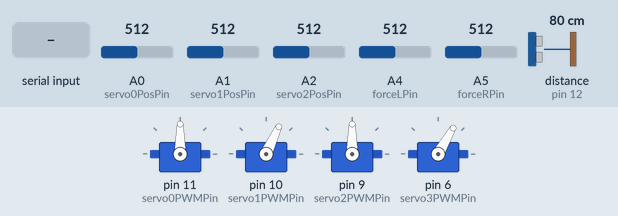
A sketch run on a simulated Arduino Uno, built with avr-gcc and run on an emulated ATmega328P. On the bench: 4 × servo. Inputs (shaded band) come from the test bench; at power-on: A0 (servo0PosPin) = 512, A1 (servo1PosPin) = 512, A2 (servo2PosPin) = 512, A4 (forceLPin) = 512, A5 (forceRPin) = 512, distance to the obstacle (sensor on pin 12) 80 cm. The echo pulse lasts 58.3 µs per cm; what the sketch prints to the serial monitor is not drawn.

Above: at 1.2 s.
1.3 s: "0\n" received over Serial
At 3.24 s:
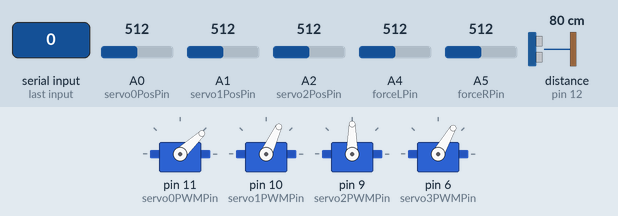
4.3 s: "1,90,45\n" received over Serial
At 7.1 s:
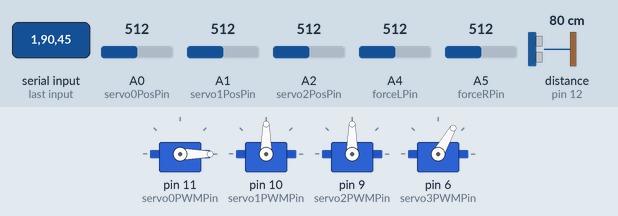
7.3 s: "2\n" received over Serial
At 10.2 s:
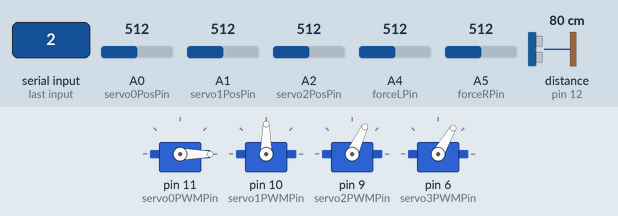
10.3 s: "1\n" received over Serial
At 14.0 s:
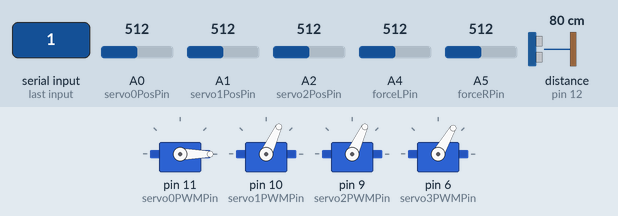
Timing chart, 0 to 14.3 s (numbered marks = the images above; inputs shaded):
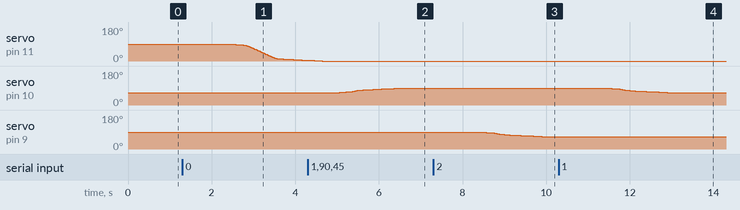

Measured:
- after the input at 1.3 s, servo on pin 11 (servo0PWMPin): moves from 90° to 4° over 1.8 s, starting after 1.1 s
- after the input at 4.3 s, servo on pin 10 (servo1PWMPin): moves from 65° to 90° over 1.6 s, starting after 0.68 s
- after the input at 7.3 s, servo on pin 9 (servo2PWMPin): moves from 90° to 65° over 1.6 s, starting after 1.1 s
- after the input at 10.3 s, servo on pin 10 (servo1PWMPin): moves from 90° to 65° over 1.6 s, starting after 1.1 s

The sketch:

robot_arm_test_script.ino
```cpp
/**
 *             robot_arm_test_script.ino
 * Purpose:    Quick and dirty scripts to test parts of my project robot.
 *
 * @author:    Tyler Lucas
 * Student ID: 3305203
 * Date:       September 28, 2017
 * Version     0.1
 *
 * References: N/A
 *
 */


#include <Servo.h>  // servo library

#define sonarTrigPin 13
#define sonarEchoPin 12
#define servo0PWMPin 11
#define servo1PWMPin 10
#define servo2PWMPin 9
#define servo3PWMPin 6
#define forceLVccPin 5
#define forceRVccPin 4
#define servo0PosPin A0
#define servo1PosPin A1
#define servo2PosPin A2
#define servo3PosPin A3
#define forceLPin A4
#define forceRPin A5

Servo servo[4];  // servo control objects
int angles[4] = { 90, 65, 90, 60 };   // initial angles
int servoPosPin[4] = { servo0PosPin, servo1PosPin, servo2PosPin, servo3PosPin };

void setup()
{
  servo[0].attach( servo0PWMPin );   // swivel
  servo[1].attach( servo1PWMPin );   // boom
  servo[2].attach( servo2PWMPin );   // pincher
  servo[3].attach( servo3PWMPin );   // main arm
  for ( int n=0; n<4; n++ )
    servo[n].write( angles[n] );

  pinMode(sonarTrigPin, OUTPUT);
  pinMode(sonarEchoPin, INPUT);

  pinMode(servo0PosPin, INPUT);
  pinMode(servo1PosPin, INPUT);
  pinMode(servo2PosPin, INPUT);
  pinMode(servo3PosPin, INPUT);

  pinMode(forceLPin, INPUT);
  pinMode(forceRPin, INPUT);

  pinMode(forceLVccPin, OUTPUT);
  digitalWrite(forceLVccPin, LOW);
  pinMode(forceLVccPin, OUTPUT);
  digitalWrite(forceRVccPin, LOW);

  Serial.begin(9600);
}

void loop()
{
  Serial.print("Force sensor values: [L: ");
  Serial.print( readForceSensor(forceLVccPin, forceLPin) );
  Serial.print("] [R: ");
  Serial.print( readForceSensor(forceRVccPin, forceRPin) );
  Serial.println("]");

  Serial.println();

  Serial.print("Servo #");
  int servo_num = -1;
  while ( servo_num < 0 || servo_num > 3 )
  {
    while ( Serial.available() == 0 ) { }
    servo_num = Serial.parseInt();
    if ( servo_num < 0 || servo_num > 3 )
      Serial.print("\n Umm.. nope. Try again.\nServo #");
  }
  Serial.println( servo_num );

  Serial.print("Angle: ");
  while ( Serial.available() == 0 ) { }
  int angle = Serial.parseInt();
  Serial.println( angle );

  angle = constrain_servo_angle(servo_num, angle);

  Serial.print("Setting servo #");
  Serial.print( servo_num );
  Serial.print(" to ");
  Serial.print( angle );
  Serial.println(" degrees.");

  go_to(servo_num, angle);

  Serial.print("Servo #");
  Serial.print( servo_num );
  Serial.print(" set to ");
  Serial.print( angles[servo_num] );
  Serial.println(" degrees.");

  Serial.print("Measured angle (raw): ");
  Serial.println( analogReadAverage( servoPosPin[servo_num], 10 ) );

  Serial.println();
  Serial.print("Sonar reading: ");
  Serial.print( readSonar() );
  Serial.println(" mm");
}

int constrain_servo_angle(int servo_number, int input_angle)
{
  switch ( servo_number )
  {
  case 0: return constrain(input_angle, 0, 180);
  case 1:
    if (angles[3] < 60)
      return constrain(input_angle, formulaZ(angles[3]), formulaA(angles[3]));
    else if (angles[3] >= 60 && angles[3] < 70)
      return constrain(input_angle, formulaY(angles[3]), formulaB(angles[3]));
    else if (angles[3] >= 70 && angles[3] < 80)
      return constrain(input_angle, formulaY(angles[3]), formulaC(angles[3]));
    else if (angles[3] >= 80 && angles[3] < 100)
      return constrain(input_angle, formulaX(angles[3]), formulaC(angles[3]));
    else if (angles[3] >= 100 && angles[3] < 110)
      return constrain(input_angle, formulaX(angles[3]), formulaD(angles[3]));
    else if (angles[3] >= 110 && angles[3] < 120)
      return constrain(input_angle, formulaW(angles[3]), formulaE(angles[3]));
    else if (angles[3] >= 120 && angles[3] < 140)
      return constrain(input_angle, formulaV(angles[3]), formulaE(angles[3]));
    else if (angles[3] >= 140)
      return constrain(input_angle, formulaU(angles[3]), formulaE(angles[3]));
    else
      return -1;
  case 2: return constrain(input_angle, 65, 140);
  case 3: return constrain(input_angle, 60, 140);
  default: return -1;
  }
}

int formulaA(int angle) { return 140; }
int formulaB(int angle) { return 140 + (angle - 60) * (135-140)/(70-60); }
int formulaC(int angle) { return 135; }
int formulaD(int angle) { return 135 + (angle - 100) * (130-135)/(110-100); }
int formulaE(int angle) { return 130; }
int formulaZ(int angle) { return 65; }
int formulaY(int angle) { return 65 + (angle - 60) * (54-65)/(80-60); }
int formulaX(int angle) { return 54 + (angle - 80) * (20-54)/(110-80); }
int formulaW(int angle) { return 20 + (angle - 110) * (25-20)/(120-110); }
int formulaV(int angle) { return 25 + (angle - 120) * (18-25)/(140-120); }
int formulaU(int angle) { return 18; }

int constrain_servo_angle_conservatively(int servo_number, int input_angle)
{
  switch ( servo_number )
  {
  case 0: return constrain(input_angle, 15, 165);
  case 1: return constrain(input_angle, 65, 130);
  case 2: return constrain(input_angle, 65, 140);
  case 3: return constrain(input_angle, 60, 140);
  default: return -1;
  }
}

/*
 * Increments towards the intended angle, keeping other angles in valid ranges.
 */
void go_towards(int servo_number, int angle)
{
  angle = constrain_servo_angle(servo_number, angle);

  int diff = angle - angles[servo_number];
  int dir;
  if (diff == 0)
    dir = 0;
  else
    dir = diff / abs(diff);

  angles[servo_number] += dir;
  servo[servo_number].write( angles[servo_number] );

  if ( servo_number == 3)
  {
    angles[(servo_number + 2) % 4] = constrain_servo_angle((servo_number + 2) % 4, angles[(servo_number + 2) % 4]);
    servo[(servo_number + 2) % 4].write( angles[(servo_number + 2) % 4] );
  }

//  if ( angles[servo_number] % 15 == 0 )
//    Serial.print(angles[servo_number]);
}

void go_to(int servo_number, int angle)
{
  int min_delay_time = 10, max_delay_time = 100, delay_time = max_delay_time;

  int previous_angle;
  do {
    previous_angle = angles[servo_number];

    delay(delay_time);

    go_towards(servo_number, angle);

    if ( abs(angle - angles[servo_number]) > 15 && delay_time > min_delay_time )
      delay_time -= min_delay_time;
    else if ( abs(angle - angles[servo_number]) <= 15 && delay_time < max_delay_time)
      delay_time += min_delay_time;
  } while ( previous_angle - angles[servo_number] != 0 );
}

double readSonar()
{
  long duration;

  digitalWrite(sonarTrigPin, LOW);
  delayMicroseconds(2);
  digitalWrite(sonarTrigPin, HIGH);
  delayMicroseconds(10);
  digitalWrite(sonarTrigPin, LOW);

  duration = pulseIn(sonarEchoPin, HIGH);
  return 0.146 * duration - 23.843;  // returns in mm
}

double readForceSensor(int forceSensorVccPin, int forceSensorPin)
{
  digitalWrite(forceSensorVccPin, HIGH);
  delay(5);
  double sensorValue = analogReadAverage(forceSensorPin, 10);
  digitalWrite(forceSensorVccPin, LOW);
  return sensorValue;
}

double analogReadAverage(int pin, int count)
{
  double sum = 0;
  for (int i=0; i<count; i++)
    sum += analogRead(pin);
  return sum / count;
}
```
